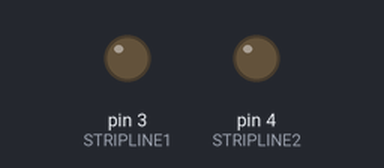
This sketch was run on a simulated Arduino Uno, built with avr-gcc and run on an emulated ATmega328P. Parts: output pins drawn as LEDs (lit = HIGH).

Above: at 2.5 s.
At 7.5 s:
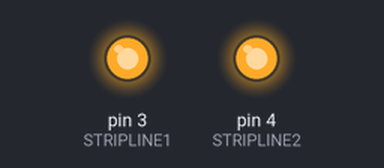
Timing chart, 0 to 13.0 s (numbered marks = the images above):
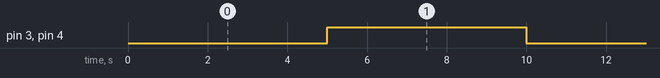

The sketch:

Servo_and_LED.ino
```cpp
#define STRIPLINE1 3
#define STRIPLINE2 4

int pos = 0;

void setup() {
   pinMode(STRIPLINE1, OUTPUT);
   pinMode(STRIPLINE2, OUTPUT);

}
void loop() {
    digitalWrite(STRIPLINE1, LOW);
    digitalWrite(STRIPLINE2, LOW);
    delay(5000);
    digitalWrite(STRIPLINE1, HIGH);
    digitalWrite(STRIPLINE2, HIGH);
    delay(5000);

}
```

Measured:
- by itself, pin 3 (STRIPLINE1), pin 4 (STRIPLINE2): alternates HIGH for 5.0 s and LOW for 5.0 s
